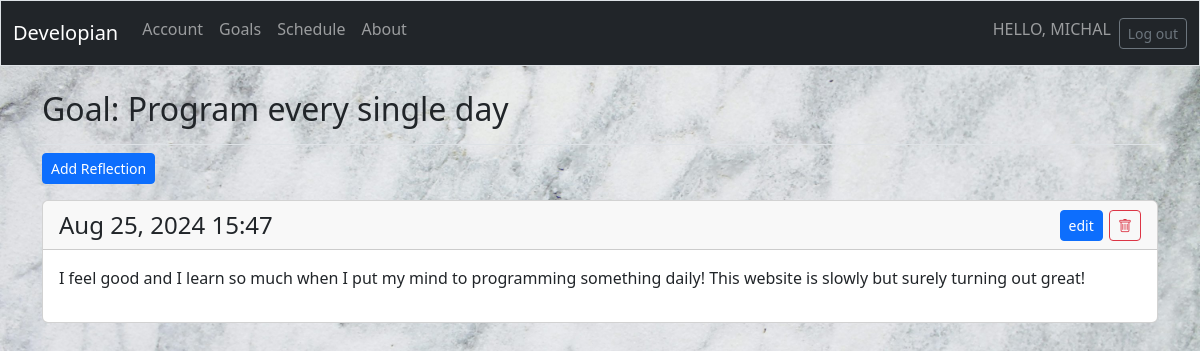
The page /goals/2/ (signed in) on the database its author committed.
### accounts/models.py (models this page shows, shortened)
class Registration(AbstractBaseUser):
    email = models.EmailField(unique=True)
    username = models.CharField(max_length=25, unique=True)
    is_verified = models.BooleanField(default=False)
    is_active = models.BooleanField(default=True)
    is_admin = models.BooleanField(default=False)
    is_superuser = models.BooleanField(default=False)
    is_staff = models.BooleanField(default=False)
    token = models.CharField(max_length=100, blank=True, null=True)
    objects = UserManager()
    USERNAME_FIELD = 'email'
    REQUIRED_FIELDS = ['username']

### developian/models.py (models this page shows, shortened)
class Goal(models.Model):
    text = models.CharField(max_length=200)
    date_added = models.DateTimeField(auto_now_add=True)
    owner = models.ForeignKey(settings.AUTH_USER_MODEL, on_delete=models.CASCADE)

class Reflection(models.Model):
    goal = models.ForeignKey(Goal, on_delete=models.CASCADE)
    reflection = models.TextField()
    date_added = models.DateTimeField(auto_now=True)

### developian/views.py (the view)
# urls.py: path('goals/<int:goal_id>/', views.goal, name='goal'),
@login_required
def goal(request, goal_id):
    goal = Goal.objects.get(id=goal_id)
    check_goal_owner(request, goal)
    reflections = goal.reflection_set.order_by('-date_added')
    context = {'goal': goal, 'reflections': reflections}
    return render(request, 'developian/goal.html', context)

### developian/views.py (called while the page is built)
def check_goal_owner(request, goal):
    if goal.owner != request.user:
        raise Http404

### developian/templates/developian/goal.html
{% extends 'developian/base.html' %}
{% block page_header %}
  <h2>Goal: {{ goal.text }}</h2>
{% endblock page_header %}
{% block content %}
  <p>
    <a class="btn btn-primary btn-sm" href="{% url 'developian:new_reflection' goal.id %}">Add Reflection</a>
  </p>
  {% for reflection in reflections %}
    <div class="card mb-3">
      <h4 class="card-header d-flex justify-content-between align-items-center">
        {{ reflection.date_added|date:'M d, Y H:i' }}
        <div>
          <a class="btn btn-primary btn-sm"
          href="{% url 'developian:edit_reflection' reflection.id %}">
          edit
          </a>
          <a href="{% url 'developian:delete_reflection' reflection.id %}"
          class="btn btn-outline-danger btn-sm"><i class='bi bi-trash'></i></a>
        </div>
      </h4>
       <div class="card-body">{{ reflection.reflection|linebreaks }}</div>
    </div>
  {% empty %}
    <p>No reflections have been created yet!</p>
  {% endfor %}
{% endblock content %}

### developian/templates/developian/base.html (shortened to what this page needs)
<!doctype html>
<html lang="en">
  <head>
    {% load static %}
    <link rel="stylesheet" href="{% static 'developian/styles.css' %}">
    <link rel="stylesheet" href="https://cdn.jsdelivr.net/npm/bootstrap-icons@1.10.5/font/bootstrap-icons.css">
    {% load django_bootstrap5 %}
    {% bootstrap_css %}
  </head>
  <body class="bg">
    <nav class="navbar navbar-expand-md navbar-dark bg-dark mb-4 border">
      <div class="container-fluid">
        <a class="navbar-brand" href="{% url 'developian:index' %}">
          Developian
        </a>
        <div class="collapse navbar-collapse" id="navbarCollapse">
          <ul class="navbar-nav me-auto mb-2 mb-md-O">
            <li class="nav-item">
              <a class="nav-link" href="{% url 'accounts:info' %}">
                Account
              </a>
            </li>
            <li class="nav-item">
              <a class="nav-link" href="{% url 'developian:goals' %}">
                Goals
              </a>
            </li>
            <li class="nav-item">
              <a class="nav-link" href="{% url 'developian:schedule' %}">
                Schedule
              </a>
            </li>
            <li class="nav-item">
              <a class="nav-link" href="{% url 'developian:about' %}">
                About
              </a>
            </li>
          </ul>
          <ul class="navbar-nav ms-auto mb-2 mb-md-o">
            {% if user.is_authenticated %}
              <li class="nav-item">
                <span class="navbar-text me-2">HELLO, {{ user.username.upper }}</span>
              </li>
            {% endif %}
          </ul>
          {% if user.is_authenticated %}
            <form action="{% url 'accounts:logout' %}" method="post">
              <button name="submit" class="btn btn-outline-secondary btn-sm">
                Log out
              </button>
            </form>
          {% endif %}
        </div>
      </div>
    </nav>
    <main class="container">
      <div class="pb-2 mb-2 border-bottom">
        {% block page_header %}{% endblock page_header %}
      </div>
      <div>
        {% block content %}{% endblock content %}
      </div>
    </main>
  </body>
</html>

### developian/static/developian/styles.css (style rules this page uses)
html, body { height: 100%; margin: 0; }
.bg { background-image: url("/static/developian/marble_wallpaper.jpeg"); background-repeat: repeat; background-size: cover; background-position: center; background-attachment: scroll; height: 100vh; }

### rows shown on the page
Registration: username "MICHAL"
Goal: text "Program every single day"
Reflection: date_added "Aug 25, 2024 15:47", reflection "I feel good and I learn so much when I put my mind to programming something daily! This website is slowly but surely turning out great!"
